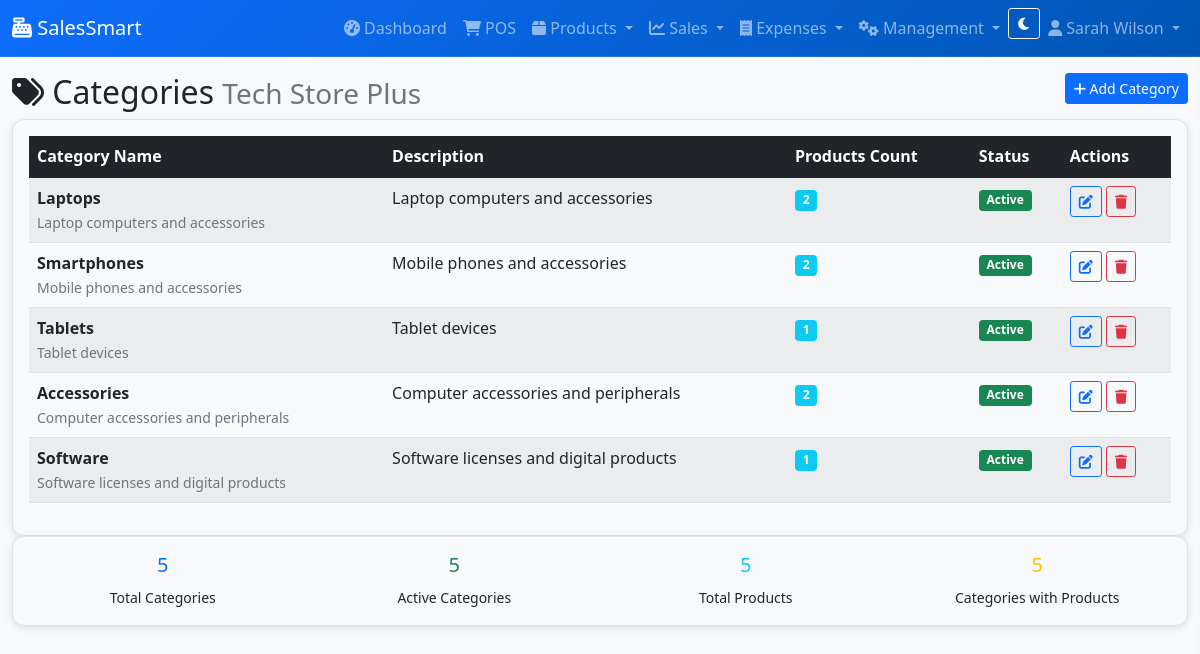
Screenshot of /categories/ (signed in) with the database file from the repository.
### pos/models.py (models this page shows, shortened)
class User(AbstractUser):
    business = models.ForeignKey(Business, on_delete=models.CASCADE, null=True, blank=True)
    role = models.CharField(max_length=20, default='Cashier')  # Admin, Manager, Cashier
    phone = models.CharField(max_length=20, blank=True)
    is_business_admin = models.BooleanField(default=False)
    created_at = models.DateTimeField(auto_now_add=True)
    last_login_business = models.DateTimeField(null=True, blank=True)

class Business(models.Model):
    name = models.CharField(max_length=200)
    subdomain = models.SlugField(unique=True)
    email = models.EmailField()
    phone = models.CharField(max_length=20)
    address = models.TextField()
    logo = models.ImageField(upload_to='business_logos/', blank=True, null=True)
    is_active = models.BooleanField(default=True)
    created_at = models.DateTimeField(auto_now_add=True)
    subscription_plan = models.CharField(max_length=50, default='Basic')  # Basic, Pro, Enterprise
    max_users = models.IntegerField(default=5)
    class Meta:
        verbose_name_plural = "Businesses"

class Category(models.Model):
    business = models.ForeignKey(Business, on_delete=models.CASCADE)
    name = models.CharField(max_length=100)
    description = models.TextField(blank=True)
    is_active = models.BooleanField(default=True)
    created_at = models.DateTimeField(auto_now_add=True)
    class Meta:
        verbose_name_plural = "Categories"
        unique_together = ['business', 'name']

### pos/views.py (the view)
# urls.py: path('categories/', views.category_list, name='category_list'),
@login_required
def category_list(request):
    if not request.business:
        return redirect('admin/')
    categories = Category.objects.filter(business=request.business)
    return render(request, 'pos/category_list.html', {'categories': categories})

### pos/templates/pos/category_list.html (shortened to what this page needs)
{% extends 'pos/base.html' %}
{% block content %}
<div class="row">
    <div class="col-12">
        <h2>
            <i class="fas fa-tags"></i> Categories
            <small class="text-muted">{{ request.business.name }}</small>
            <a href="{% url 'pos:category_create' %}" class="btn btn-primary btn-sm float-end">
                <i class="fas fa-plus"></i> Add Category
            </a>
        </h2>
    </div>
</div>
<div class="row">
    <div class="col-12">
        <div class="card">
            <div class="card-body">
                <div class="table-responsive">
                    <table class="table table-striped table-hover">
                        <thead class="table-dark">
                            <tr>
                                <th>Category Name</th>
                                <th>Description</th>
                                <th>Products Count</th>
                                <th>Status</th>
                                <th>Actions</th>
                            </tr>
                        </thead>
                        <tbody>
                            {% for category in categories %}
                            <tr>
                                <td>
                                    <strong>{{ category.name }}</strong>
                                    {% if category.description %}
                                    <br><small class="text-muted">{{ category.description|truncatechars:50 }}</small>
                                    {% endif %}
                                </td>
                                <td>
                                    {% if category.description %}
                                    {{ category.description|truncatechars:100 }}
                                    {% else %}
                                    <span class="text-muted">No description</span>
                                    {% endif %}
                                </td>
                                <td>
                                    <span class="badge bg-info">{{ category.product_set.count }}</span>
                                </td>
                                <td>
                                    {% if category.is_active %}
                                    <span class="badge bg-success">Active</span>
                                    {% else %}
                                    <span class="badge bg-secondary">Inactive</span>
                                    {% endif %}
                                </td>
                                <td>
                                    <a href="{% url 'pos:category_edit' category.id %}" class="btn btn-sm btn-outline-primary">
                                        <i class="fas fa-edit"></i>
                                    </a>
                                    <a href="{% url 'pos:category_delete' category.id %}" class="btn btn-sm btn-outline-danger">
                                        <i class="fas fa-trash"></i>
                                    </a>
                                </td>
                            </tr>
                            {% endfor %}
                        </tbody>
                    </table>
                </div>
            </div>
        </div>
    </div>
</div>
<div class="row">
    <div class="col-md-12">
        <div class="card">
            <div class="card-body">
                <div class="row">
                    <div class="col-md-3">
                        <div class="text-center">
                            <h5 class="text-primary">{{ categories|length }}</h5>
                            <small>Total Categories</small>
                        </div>
                    </div>
                    <div class="col-md-3">
                        <div class="text-center">
                            <h5 class="text-success">{{ categories|length }}</h5>
                            <small>Active Categories</small>
                        </div>
                    </div>
                    <div class="col-md-3">
                        <div class="text-center">
                            <h5 class="text-info">{{ categories|length }}</h5>
                            <small>Total Products</small>
                        </div>
                    </div>
                    <div class="col-md-3">
                        <div class="text-center">
                            <h5 class="text-warning">{{ categories|length }}</h5>
                            <small>Categories with Products</small>
                        </div>
                    </div>
                </div>
            </div>
        </div>
    </div>
</div>
{% endblock %}

### pos/templates/pos/base.html (shortened to what this page needs)
<!DOCTYPE html>
<html lang="en">
<head>
    <link href="https://cdn.jsdelivr.net/npm/bootstrap@5.1.3/dist/css/bootstrap.min.css" rel="stylesheet">
    <link href="https://cdnjs.cloudflare.com/ajax/libs/font-awesome/6.0.0/css/all.min.css" rel="stylesheet">
</head>
<body>
    {% if user.is_authenticated and request.business %}
    <nav class="navbar navbar-expand-lg navbar-dark bg-primary">
        <div class="container-fluid">
            <a class="navbar-brand" href="{% url 'pos:dashboard' %}">
                <i class="fas fa-cash-register"></i> SalesSmart
            </a>
            <div class="d-none d-lg-flex">
                <ul class="navbar-nav me-auto">
                    <li class="nav-item">
                        <a class="nav-link" href="{% url 'pos:dashboard' %}">
                            <i class="fas fa-tachometer-alt"></i> Dashboard
                        </a>
                    </li>
                    <li class="nav-item">
                        <a class="nav-link" href="{% url 'pos:pos_interface' %}">
                            <i class="fas fa-shopping-cart"></i> POS
                        </a>
                    </li>
                    <li class="nav-item dropdown">
                        <a class="nav-link dropdown-toggle" href="#" id="productsDropdown" role="button" data-bs-toggle="dropdown">
                            <i class="fas fa-box"></i> Products
                        </a>
                    </li>
                    <li class="nav-item dropdown">
                        <a class="nav-link dropdown-toggle" href="#" id="salesDropdown" role="button" data-bs-toggle="dropdown">
                            <i class="fas fa-chart-line"></i> Sales
                        </a>
                    </li>
                    <li class="nav-item dropdown">
                        <a class="nav-link dropdown-toggle" href="#" id="expensesDropdown" role="button" data-bs-toggle="dropdown">
                            <i class="fas fa-receipt"></i> Expenses
                        </a>
                    </li>
                    {% if user.is_business_admin %}
                    <li class="nav-item dropdown">
                        <a class="nav-link dropdown-toggle" href="#" id="managementDropdown" role="button" data-bs-toggle="dropdown">
                            <i class="fas fa-cogs"></i> Management
                        </a>
                    </li>
                    {% endif %}
                </ul>
                <ul class="navbar-nav">
                    <li class="nav-item">
                        <button class="btn btn-outline-light btn-sm" id="darkModeToggle" onclick="toggleDarkMode()">
                            <i class="fas fa-moon" id="darkModeIcon"></i>
                        </button>
                    </li>
                    <li class="nav-item dropdown">
                        <a class="nav-link dropdown-toggle" href="#" id="userDropdown" role="button" data-bs-toggle="dropdown">
                            <i class="fas fa-user"></i> {{ user.get_full_name|default:user.username }}
                        </a>
                    </li>
                </ul>
            </div>
        </div>
    </nav>
    <div class="container-fluid mt-3">
        {% block content %}
        {% endblock %}
    </div>
    {% else %}
        <div class="container">
            {% block login_content %}
            {% endblock %}
        </div>
    {% endif %}
</body>
</html>

### pos/templates/pos/base.html (style rules this page uses)
:root { --bg-primary: #0d6efd; --bg-secondary: #6c757d; --bg-success: #198754; --bg-info: #0dcaf0; --bg-warning: #ffc107; --bg-danger: #dc3545; --bg-light: #f8f9fa; --bg-dark: #212529; --text-primary: #0d6efd; --text-secondary: #6c757d; --text-success: #198754; --text-info: #0dcaf0; --text-warning: #ffc107; --text-danger: #dc3545; --text-light: #f8f9fa; --text-dark: #212529; }
body { font-family: 'Segoe UI', Tahoma, Geneva, Verdana, sans-serif; background-color: var(--bg-light); color: var(--text-dark); transition: background-color 0.3s ease, color 0.3s ease; }
.navbar { background: linear-gradient(135deg, var(--bg-primary), #0056b3); border-bottom: 1px solid rgba(255,255,255,0.1); transition: background-color 0.3s ease, border-color 0.3s ease; }
.card { border: 1px solid #dee2e6; border-radius: 12px; box-shadow: 0 2px 8px rgba(0,0,0,0.1); background-color: var(--bg-light); transition: background-color 0.3s ease, border-color 0.3s ease; }
.btn { transition: background-color 0.3s ease, border-color 0.3s ease, color 0.3s ease; }

### rows the page displays
User: get_full_name "Sarah Wilson"
Business: business.name "Tech Store Plus"
Category: name "Laptops", description "Laptop computers and accessories", product_set.count "2", is_active "Active"
Category: name "Smartphones", description "Mobile phones and accessories", product_set.count "2", is_active "Active"
Category: name "Tablets", description "Tablet devices", product_set.count "1", is_active "Active"
Category: name "Accessories", description "Computer accessories and peripherals", product_set.count "2", is_active "Active"
Category: name "Software", description "Software licenses and digital products", product_set.count "1", is_active "Active"

### other values shown
{{ categories|length }} "5"
